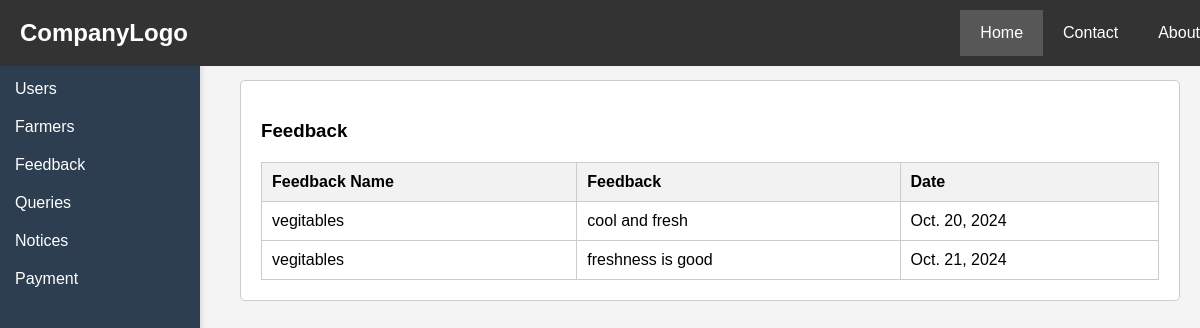
/admin-feedback, run on the app's committed database.
### farmer/models.py (models this page shows)
class Feedback(models.Model):
    feedback_name=models.CharField(max_length=40)
    feedback=models.CharField(max_length=40)
    date=models.DateField()

### farmer/views.py (the view)
# urls.py: path('admin-feedback',views.admin_feedback_view,name='admin-feedback'),
def admin_feedback_view(request):
    feedbacks=models.Feedback.objects.all()
    return render(request,'admin-feedback.html',{'feedbacks':feedbacks})

### templates/admin-feedback.html (shortened to what this page needs)
<!DOCTYPE html>
<html lang="en">
<head>
</head>
<body>
    <div class="header">
        <a href="#default" class="logo">CompanyLogo</a>
        <div class="header-right">
            <a class="active" href="#home">Home</a>
            <a href="#contact">Contact</a>
            <a href="#about">About</a>
        </div>
    </div>
    <div class="sidebar">
        <a href="{% url 'admin-users' %}" >Users</a>
        <a href="{% url 'admin-farmers' %}" >Farmers</a>
        <a href="{% url 'admin-feedback' %}">Feedback</a>
        <a href="{% url 'admin-query' %}" >Queries</a>
        <a href="{% url 'admin-notice-view' %}">Notices</a>
        <a href="{% url 'admin-payment-view' %}">Payment</a>
    </div>
    <div class="main">
        <div id="Feedback" class="tabcontent active">
            <h3>Feedback</h3>
            <table>
                <thead>
                    <tr>
                        <th>Feedback Name</th>
                        <th>Feedback</th>
                        <th>Date</th>
                    </tr>
                </thead>
                <tbody>
                    {% for f in feedbacks %}
                    <tr>
                        <td>{{ f.feedback_name }}</td>
                        <td>{{ f.feedback }}</td>
                        <td>{{ f.date }}</td>
                    </tr>
                    {% endfor %}
                </tbody>
            </table>
        </div>
    </div>
</body>
</html>

### templates/admin-feedback.html (style rules this page uses)
body { font-family: Arial, sans-serif; margin: 0; padding: 0; background-color: #f4f4f4; display: flex; }
.header { background-color: #333; color: white; display: flex; align-items: center; padding: 10px 20px; width: 100%; position: fixed; top: 0; left: 0; z-index: 1000; }
.header .logo { font-size: 24px; font-weight: bold; text-decoration: none; color: white; margin-right: auto; }
.header-right { display: flex; }
.header-right a { text-decoration: none; color: white; padding: 14px 20px; transition: background 0.3s; }
.header-right a:hover, .header-right a.active { background-color: #575757; }
.sidebar { width: 200px; background-color: #2c3e50; position: fixed; top: 50px; bottom: 0; padding-top: 20px; box-shadow: 2px 0 5px rgba(0, 0, 0, 0.1); }
.sidebar a { padding: 10px 15px; text-decoration: none; color: white; display: block; transition: background 0.3s; }
.main { margin-left: 220px; padding: 20px; padding-top: 70px; flex-grow: 1; }
.tabcontent { display: none; padding: 20px; background-color: white; border: 1px solid #ccc; border-radius: 5px; margin-top: 10px; }
.tabcontent.active { display: block; }
table { width: 100%; border-collapse: collapse; margin-top: 20px; }
th, td { padding: 10px; text-align: left; border: 1px solid #ccc; }
th { background-color: #f2f2f2; }

### data on the page
Feedback: feedback_name "vegitables", feedback "cool and fresh", date "Oct. 20, 2024"
Feedback: feedback_name "vegitables", feedback "freshness is good", date "Oct. 21, 2024"
